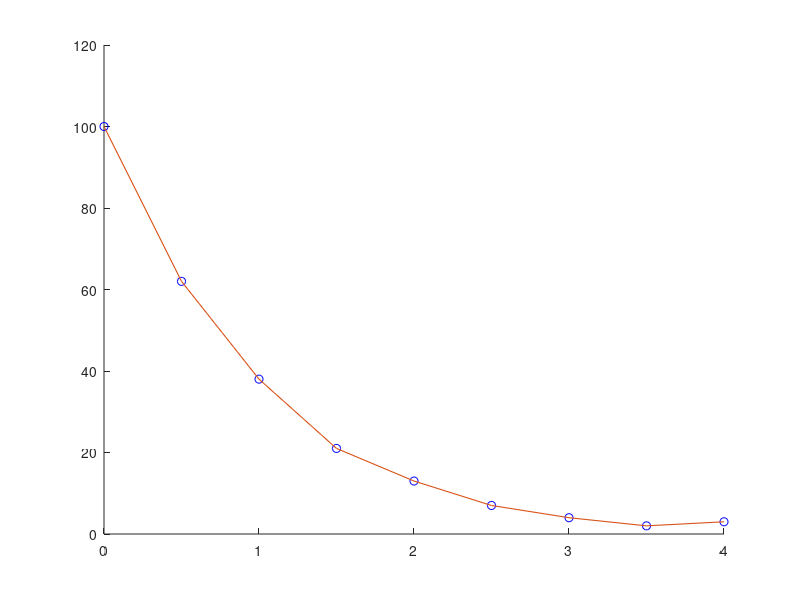

Source code (MATLAB):
time = [0 0.5 1 1.5 2 2.5 3 3.5 4];
voltage = [100 62 38 21 13 7 4 2 3];

X = time;
Y = log(voltage);

p = polyfit(X, Y, 1);

n = 8;
log_a = p(2); 

a = exp(log_a);

time_fit = linspace(0, 4, 100);
voltage_fit = a * exp(-n * time_fit);

figure;
hold on;
plot(time, voltage, 'o', 'MarkerSize', 6, 'MarkerEdgeColor', 'b', 'DisplayName', 'Data Points');
plot(time, voltage, '-', 'LineWidth', 0.8, 'DisplayName', 'Data Line');

ylim([0 120]);

fprintf('n = %d\n', n);
